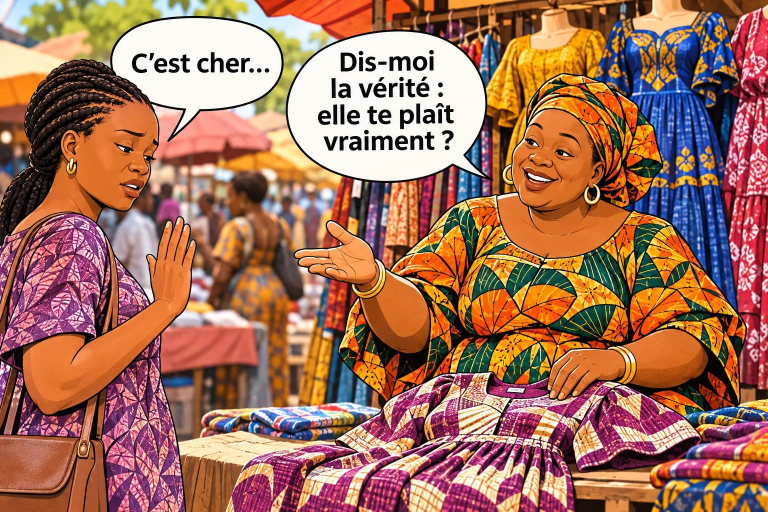
#> input picture e-book/05-art-du-closing/livre/illustrations/ill-01-premier-non.jpg, 1536 x 1024 px (shown at 1/2 size)
$ python make-cover-bg.py
#> lines starting #> are read from the running program, lines starting #| are printed output that depends on the picture
"""Fond de couverture : vert profond + illustration BD fusionnés en UNE image (fondu doux, sans ligne droite).
Source : illustrations/cover-src.jpg si elle existe (image faite pour la couverture), sinon ill-01-premier-non.jpg.
Usage : python3 make-cover-bg.py -> illustrations/cover-bg-a4.jpg"""
import os
from PIL import Image
import numpy as np
VERT = np.array([18, 59, 47], float)
D = os.path.join(os.path.dirname(os.path.abspath(__file__)), 'illustrations')
src_path = os.path.join(D, 'cover-src.jpg')
if not os.path.exists(src_path): src_path = os.path.join(D, 'ill-01-premier-non.jpg')
src = Image.open(src_path).convert('RGB')
#> src is the input picture: PIL image 1536x1024 RGB; mean R, G, B 163.7, 111.9, 90.1
def make(W, H, top, blend, out):
#> called with W = 1680, H = 2376, top = 0.05, blend = 0.1
    bg = np.ones((H, W, 3)) * VERT
    s = max(W / src.width, (H * (1 - top)) / src.height)        # l'image couvre toute la largeur et le bas
#> s = 2.2
    iw, ih = int(src.width * s), int(src.height * s)
#> iw = 3385; ih = 2257
    im = np.asarray(src.resize((iw, ih), Image.LANCZOS), float)
    x0 = (iw - W) // 2; im = im[:, x0:x0 + W]
#> after `x0 = (iw - W) // 2`: x0 = 852
#> after `im = im[:, x0:x0 + W]`:
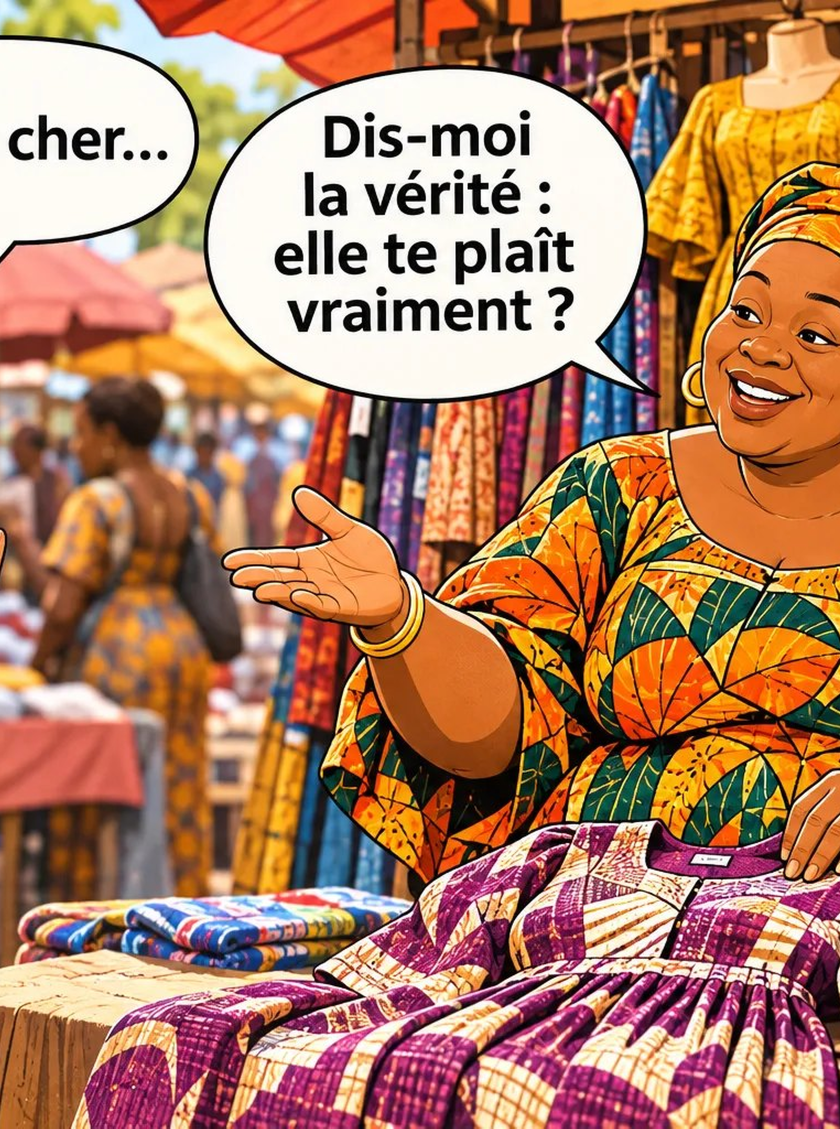
#> im: shape (2257, 1680, 3) float64 (shown at 1/2 size); mean R, G, B 175.1, 126.2, 99.4
    y0 = int(top * H); y1 = min(H, y0 + ih)
#> after `y1 = min(H, y0 + ih)`: y1 = 2375
    photo = np.zeros((H, W, 3)); photo[y0:y1] = im[:y1 - y0]
#> after `photo[y0:y1] = im[:y1 - y0]`:
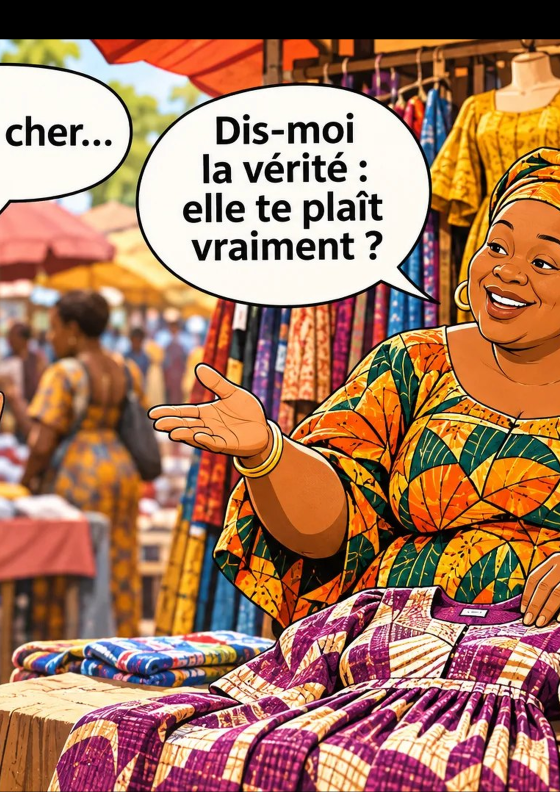
#> photo: shape (2376, 1680, 3) float64 (shown at 1/3 size); mean R, G, B 166.3, 119.9, 94.4
    y = np.arange(H) / H
    a = np.clip((y - top) / blend, 0, 1); a = a * a * (3 - 2 * a); a[y < top] = 0
    img = bg * (1 - a[:, None, None]) + photo * a[:, None, None]
    d = np.clip((y - 0.80) / 0.14, 0, 1); d = d * d * (3 - 2 * d) * 0.9   # bas assombri pour le texte
    img = img * (1 - d[:, None, None]) + np.array([12, 40, 32]) * d[:, None, None]
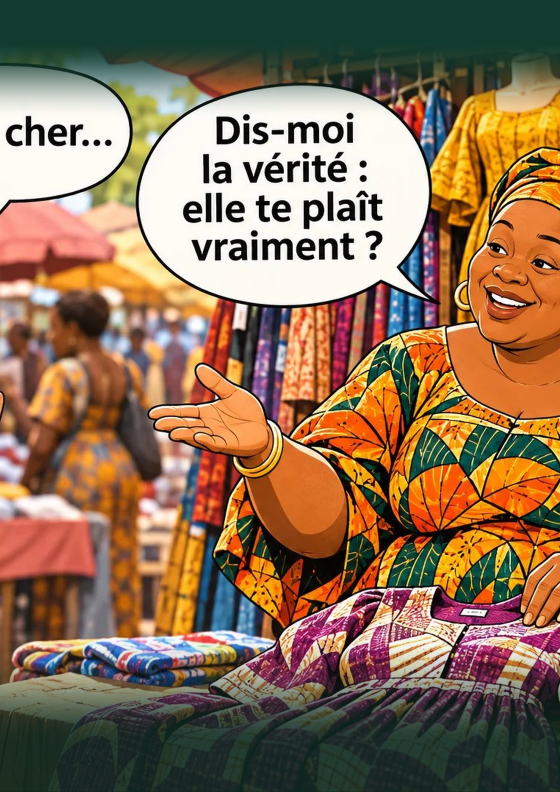
#> img: shape (2376, 1680, 3) float64 (shown at 1/3 size); mean R, G, B 140, 112.1, 85.9
    Image.fromarray(img.clip(0, 255).astype('uint8')).save(out, quality=90)
make(1680, 2376, 0.05, 0.10, os.path.join(D, 'cover-bg-a4.jpg'))
make(880, 1564, 0.05, 0.10, os.path.join(D, 'cover-bg-phone.jpg'))
#> call 2 of make, with W = 880, H = 1564, top = 0.05, blend = 0.1
#> in make (call 2), `im = im[:, x0:x0 + W]`:
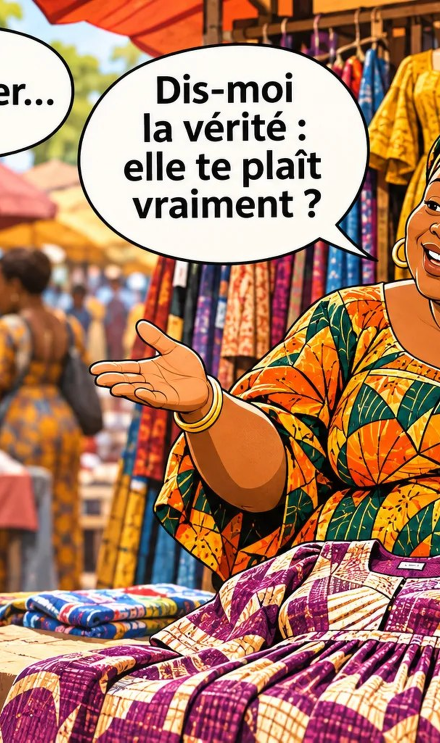
#> im: shape (1485, 880, 3) float64 (shown at 1/2 size); mean R, G, B 173.2, 126.6, 102.5
#> in make (call 2), `photo[y0:y1] = im[:y1 - y0]`:
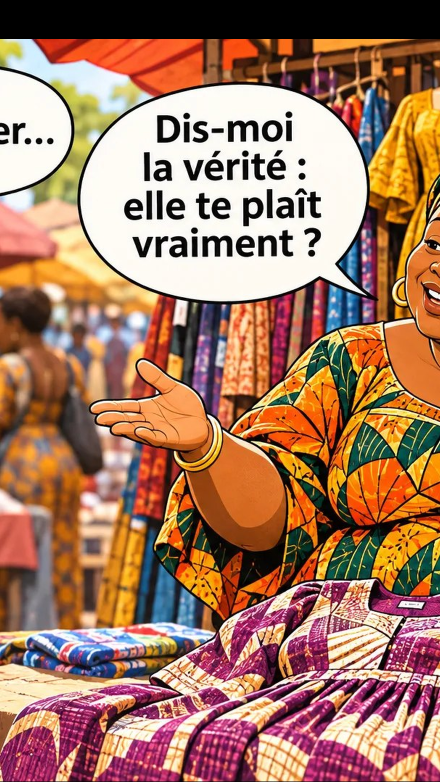
#> photo: shape (1564, 880, 3) float64 (shown at 1/2 size); mean R, G, B 164.5, 120.2, 97.3
#> in make (call 2), `img = bg * (1 - a[:, None, None]) + photo * a[:, None, None]`:
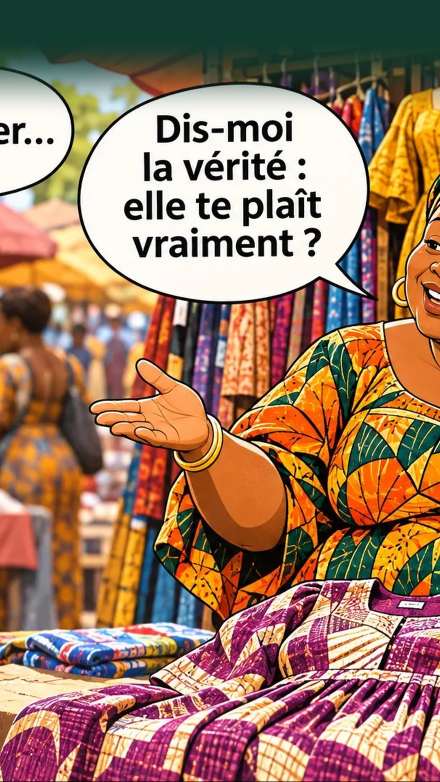
#> img: shape (1564, 880, 3) float64 (shown at 1/2 size); mean R, G, B 157.5, 120.9, 98.6
#> in make (call 2), `img = img * (1 - d[:, None, None]) + np.array([12, 40, 32]) * d[:, Non..`:
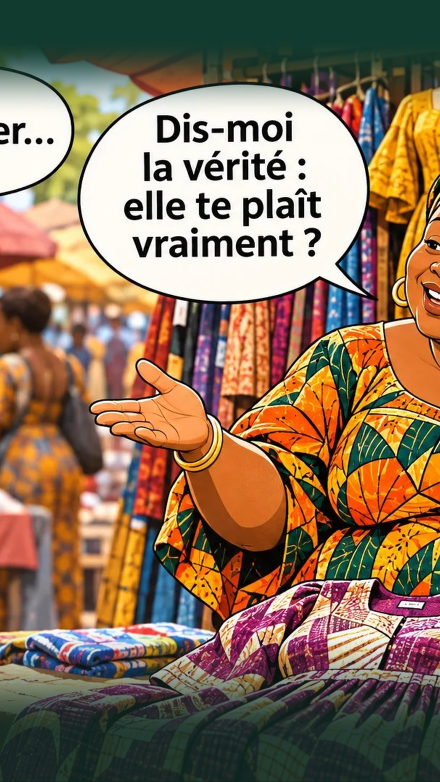
#> img: shape (1564, 880, 3) float64 (shown at 1/2 size); mean R, G, B 138.1, 112.9, 88.5
print('ok', os.path.basename(src_path))

$ run again, with e-book/05-art-du-closing/livre/illustrations/ill-00-personnages.jpg copied over e-book/05-art-du-closing/livre/illustrations/ill-01-premier-non.jpg
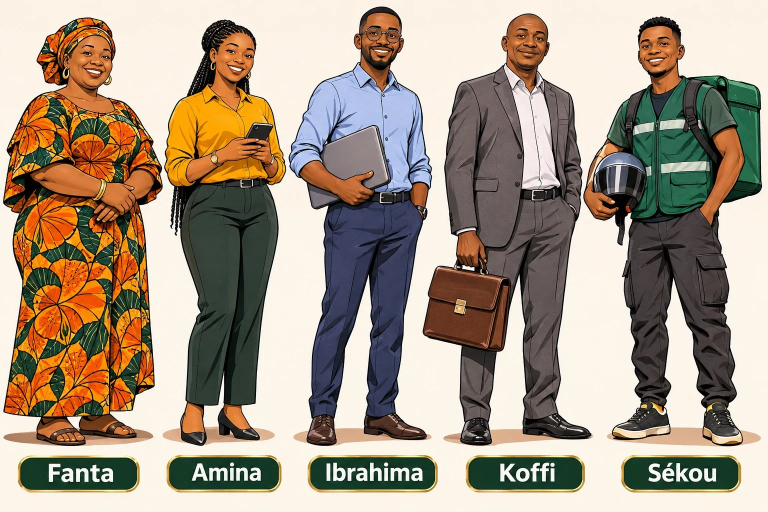
#> input picture e-book/05-art-du-closing/livre/illustrations/ill-00-personnages.jpg, 1536 x 1024 px (shown at 1/2 size)
#> src is the input picture: PIL image 1536x1024 RGB; mean R, G, B 167.4, 152.7, 135.2
#> in make (call 2), `im = im[:, x0:x0 + W]`:
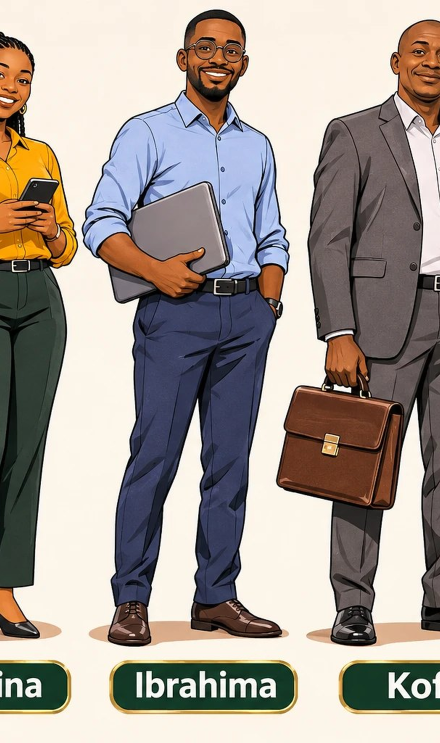
#> im: shape (1485, 880, 3) float64 (shown at 1/2 size); mean R, G, B 164, 154.8, 147.4
#> photo: shape (1564, 880, 3) float64
#> in make (call 2), `img = img * (1 - d[:, None, None]) + np.array([12, 40, 32]) * d[:, Non..`:
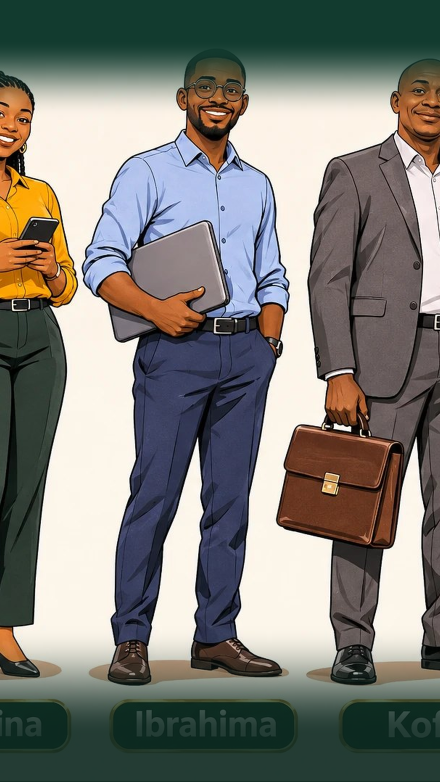
#> img: shape (1564, 880, 3) float64 (shown at 1/2 size); mean R, G, B 126.5, 125.8, 119.4

$ run again, with e-book/05-art-du-closing/livre/illustrations/ill-03-rideau-et-mur.jpg copied over e-book/05-art-du-closing/livre/illustrations/ill-01-premier-non.jpg
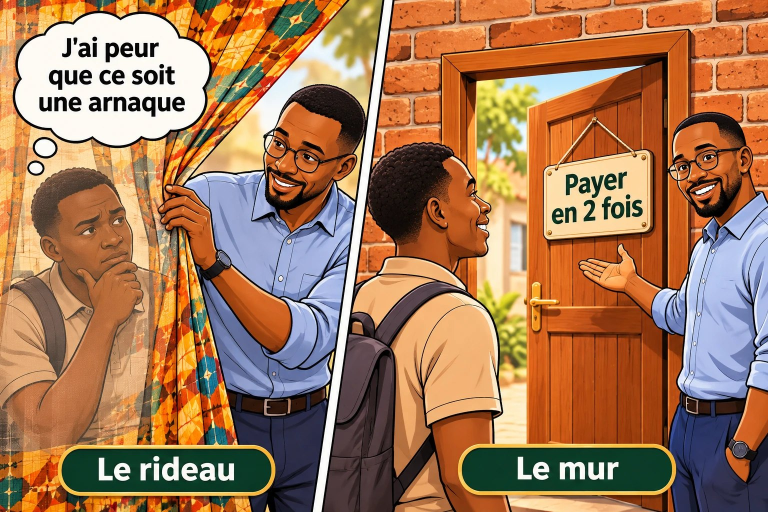
#> input picture e-book/05-art-du-closing/livre/illustrations/ill-03-rideau-et-mur.jpg, 1536 x 1024 px (shown at 1/2 size)
#> src is the input picture: PIL image 1536x1024 RGB; mean R, G, B 164.2, 119.9, 86.4
#> in make (call 2), `im = im[:, x0:x0 + W]`:
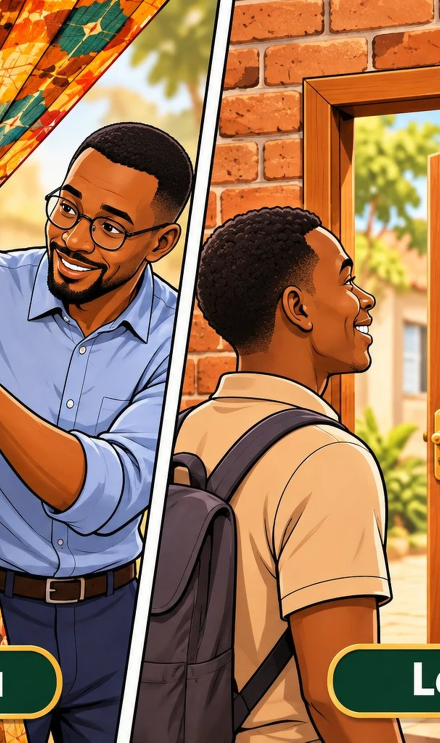
#> im: shape (1485, 880, 3) float64 (shown at 1/2 size); mean R, G, B 156.7, 118.4, 87.4
#> photo: shape (1564, 880, 3) float64
#> in make (call 2), `img = img * (1 - d[:, None, None]) + np.array([12, 40, 32]) * d[:, Non..`:
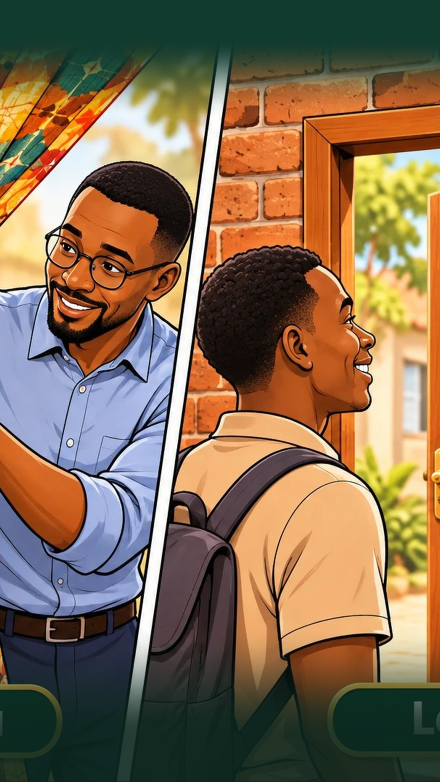
#> img: shape (1564, 880, 3) float64 (shown at 1/2 size); mean R, G, B 131.4, 107.9, 81.6
